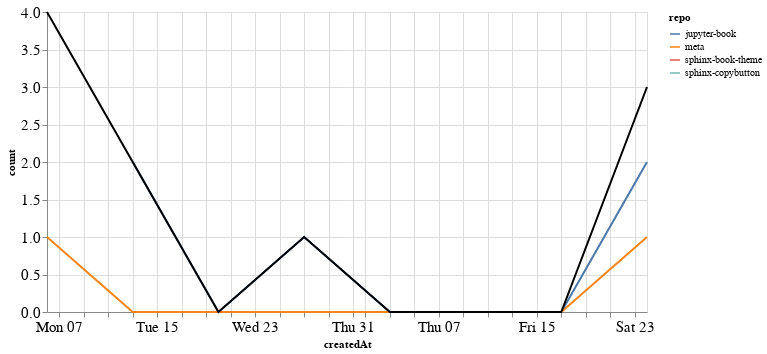

The cell this chart's notebook holds for it:
### Markdown cell above
### PRs

### Code cell
prs_time = prs.groupby('repo').resample('W', on='createdAt').count()['author'].reset_index()
prs_time = prs_time.rename(columns={'author': 'count'})
prs_time_total = prs_time.groupby('createdAt').agg({"count": "sum"}).reset_index()

ch1 = alt.Chart(prs_time, width=600).mark_line().encode(
    x='createdAt',
    y='count',
    color='repo',
    tooltip="repo"
)

ch2 = alt.Chart(prs_time_total, width=600).mark_line(color="black").encode(
    x='createdAt',
    y='count',
)

ch1 + ch2

### Figure 1 — Vega-Lite specification as saved in the notebook (floating-point values rounded to 4 significant figures)
{"config": {"axisLeft": {"labelFontSize": 15}, "axisBottom": {"labelFontSize": 15}}, "layer": [{"data": {"name": "data-0b3895a88537221d257445d9ef7e6278"}, "mark": "line", "encoding": {"color": {"type": "nominal", "field": "repo"}, "tooltip": {"type": "nominal", "field": "repo"}, "x": {"type": "temporal", "field": "createdAt"}, "y": {"type": "quantitative", "field": "count"}}, "width": 600}, {"data": {"name": "data-179ff274c16e0c594cc341d326f76cb9"}, "mark": {"type": "line", "color": "black"}, "encoding": {"x": {"type": "temporal", "field": "createdAt"}, "y": {"type": "quantitative", "field": "count"}}, "width": 600}], "$schema": "https://vega.github.io/schema/vega-lite/v4.8.1.json", "datasets": {"data-0b3895a88537221d257445d9ef7e6278": [{"repo": "jupyter-book", "createdAt": "2020-12-13T00:00:00", "count": 2}, {"repo": "jupyter-book", "createdAt": "2020-12-20T00:00:00", "count": 0}, {"repo": "jupyter-book", "createdAt": "2020-12-27T00:00:00", "count": 1}, {"repo": "jupyter-book", "createdAt": "2021-01-03T00:00:00", "count": 0}, {"repo": "jupyter-book", "createdAt": "2021-01-10T00:00:00", "count": 0}, {"repo": "jupyter-book", "createdAt": "2021-01-17T00:00:00", "count": 0}, {"repo": "jupyter-book", "createdAt": "2021-01-24T00:00:00", "count": 2}, {"repo": "meta", "createdAt": "2020-12-06T00:00:00", "count": 1}, {"repo": "meta", "createdAt": "2020-12-13T00:00:00", "count": 0}, {"repo": "meta", "createdAt": "2020-12-20T00:00:00", "count": 0}, {"repo": "meta", "createdAt": "2020-12-27T00:00:00", "count": 0}, {"repo": "meta", "createdAt": "2021-01-03T00:00:00", "count": 0}, {"repo": "meta", "createdAt": "2021-01-10T00:00:00", "count": 0}, {"repo": "meta", "createdAt": "2021-01-17T00:00:00", "count": 0}, {"repo": "meta", "createdAt": "2021-01-24T00:00:00", "count": 1}, {"repo": "sphinx-book-theme", "createdAt": "2020-12-06T00:00:00", "count": 1}, {"repo": "sphinx-copybutton", "createdAt": "2020-12-06T00:00:00", "count": 2}], "data-179ff274c16e0c594cc341d326f76cb9": [{"createdAt": "2020-12-06T00:00:00", "count": 4}, {"createdAt": "2020-12-13T00:00:00", "count": 2}, {"createdAt": "2020-12-20T00:00:00", "count": 0}, {"createdAt": "2020-12-27T00:00:00", "count": 1}, {"createdAt": "2021-01-03T00:00:00", "count": 0}, {"createdAt": "2021-01-10T00:00:00", "count": 0}, {"createdAt": "2021-01-17T00:00:00", "count": 0}, {"createdAt": "2021-01-24T00:00:00", "count": 3}]}}
